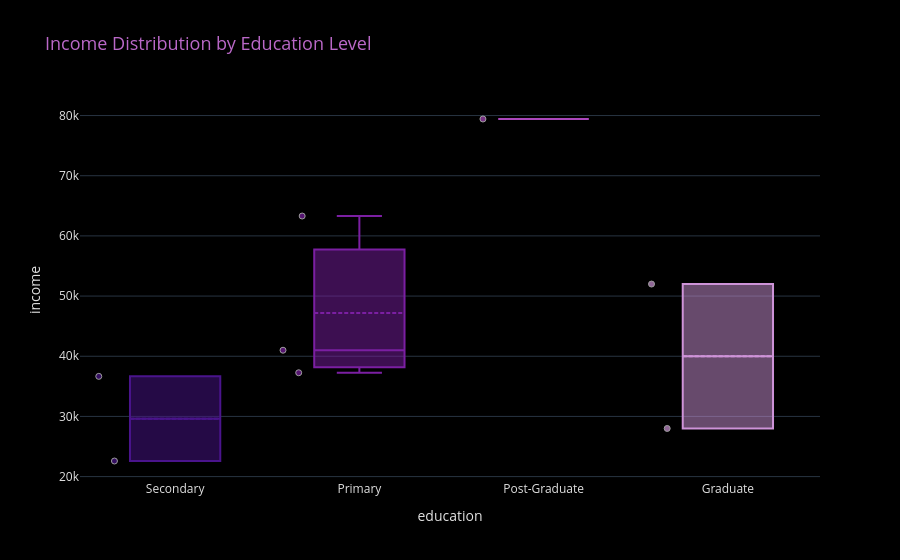

The notebook cell this image was saved under:
### Code cell
import pandas as pd
import plotly.express as px
import plotly.io as pio

# ---------- Dark Plotly Theme ----------
pio.templates["dark_violet"] = pio.templates["plotly_dark"]
pio.templates["dark_violet"].layout.update(
    paper_bgcolor="#000000",
    plot_bgcolor="#000000",
    font=dict(color="#E0E0E0"),
    title=dict(font=dict(color="#9C27B0")),
)

# ---------- Load Data ----------
# (replace with your borrowers.csv)
data = {
    'borrower_id':[1,2,3,4,5,6,7,8],
    'name':['A','B','C','D','E','F','G','H'],
    'age':[22,29,23,35,47,28,40,31],
    'gender':['Female','Male','Male','Male','Male','Female','Male','Female'],
    'income':[22592,37256,63302,36657,79426,28000,52000,41000],
    'education':['Secondary','Primary','Primary','Secondary','Post-Graduate','Graduate','Graduate','Primary'],
    'location':['Rajahmundry','Patna','Dibrugarh','Sultanpur','Mau','Delhi','Agra','Pune']
}
borrowers = pd.DataFrame(data)

# ---------- Plot ----------
fig = px.box(
    borrowers,
    x="education",
    y="income",
    color="education",
    color_discrete_sequence=["#4A148C","#7B1FA2","#AB47BC","#CE93D8","#E1BEE7"],
    title="Income Distribution by Education Level",
    template="dark_violet",
    points="all"
)

fig.update_traces(
    marker=dict(size=6, opacity=0.7, line=dict(width=1, color="#E0E0E0")),
    boxmean=True
)
fig.update_layout(
    title_font_size=18,
    title_font_color="#BA68C8",
    font=dict(size=12),
    showlegend=False,
    hoverlabel=dict(bgcolor="#222", font=dict(color="#E1BEE7"))
)

fig.show()

# ---------- Optional Dark Table ----------
import matplotlib.pyplot as plt
fig2, ax = plt.subplots(figsize=(7,2), facecolor='#000000')
ax.axis('off')
tbl = ax.table(
    cellText=borrowers.groupby("education")['income'].describe().round(2).reset_index().values,
    colLabels=borrowers.groupby("education")['income'].describe().reset_index().columns,
    loc='center', cellLoc='center'
)
tbl.auto_set_font_size(False); tbl.set_fontsize(9); tbl.scale(1,1.2)
for (r,c), cell in tbl.get_celld().items():
    cell.set_facecolor('#0b0b0b')
    cell.set_text_props(color='#CE93D8')
    cell.set_edgecolor('#333')
    if r==0:
        cell.set_facecolor('#1a001a')
        cell.set_text_props(color='#E1BEE7', weight='bold')
plt.tight_layout(); plt.show()

### Figure 1 — Plotly figure (JSON) as saved in the notebook; plotly's stock layout.template omitted (floating-point values rounded to 4 significant figures)
{"data": [{"alignmentgroup": "True", "boxmean": true, "boxpoints": "all", "hovertemplate": "education=%{x}<br>income=%{y}<extra></extra>", "legendgroup": "Secondary", "marker": {"color": "#4A148C", "line": {"color": "#E0E0E0", "width": 1}, "opacity": 0.7, "size": 6}, "name": "Secondary", "notched": false, "offsetgroup": "Secondary", "orientation": "v", "showlegend": true, "type": "box", "x": ["Secondary", "Secondary"], "x0": " ", "xaxis": "x", "y": [22592, 36657], "y0": " ", "yaxis": "y"}, {"alignmentgroup": "True", "boxmean": true, "boxpoints": "all", "hovertemplate": "education=%{x}<br>income=%{y}<extra></extra>", "legendgroup": "Primary", "marker": {"color": "#7B1FA2", "line": {"color": "#E0E0E0", "width": 1}, "opacity": 0.7, "size": 6}, "name": "Primary", "notched": false, "offsetgroup": "Primary", "orientation": "v", "showlegend": true, "type": "box", "x": ["Primary", "Primary", "Primary"], "x0": " ", "xaxis": "x", "y": [37256, 63302, 41000], "y0": " ", "yaxis": "y"}, {"alignmentgroup": "True", "boxmean": true, "boxpoints": "all", "hovertemplate": "education=%{x}<br>income=%{y}<extra></extra>", "legendgroup": "Post-Graduate", "marker": {"color": "#AB47BC", "line": {"color": "#E0E0E0", "width": 1}, "opacity": 0.7, "size": 6}, "name": "Post-Graduate", "notched": false, "offsetgroup": "Post-Graduate", "orientation": "v", "showlegend": true, "type": "box", "x": ["Post-Graduate"], "x0": " ", "xaxis": "x", "y": [79426], "y0": " ", "yaxis": "y"}, {"alignmentgroup": "True", "boxmean": true, "boxpoints": "all", "hovertemplate": "education=%{x}<br>income=%{y}<extra></extra>", "legendgroup": "Graduate", "marker": {"color": "#CE93D8", "line": {"color": "#E0E0E0", "width": 1}, "opacity": 0.7, "size": 6}, "name": "Graduate", "notched": false, "offsetgroup": "Graduate", "orientation": "v", "showlegend": true, "type": "box", "x": ["Graduate", "Graduate"], "x0": " ", "xaxis": "x", "y": [28000, 52000], "y0": " ", "yaxis": "y"}], "layout": {"boxmode": "overlay", "font": {"size": 12}, "hoverlabel": {"bgcolor": "#222", "font": {"color": "#E1BEE7"}}, "legend": {"title": {"text": "education"}, "tracegroupgap": 0}, "showlegend": false, "title": {"font": {"color": "#BA68C8", "size": 18}, "text": "Income Distribution by Education Level"}, "xaxis": {"anchor": "y", "categoryarray": ["Secondary", "Primary", "Post-Graduate", "Graduate"], "categoryorder": "array", "domain": [0, 1], "title": {"text": "education"}}, "yaxis": {"anchor": "x", "domain": [0, 1], "title": {"text": "income"}}}}
